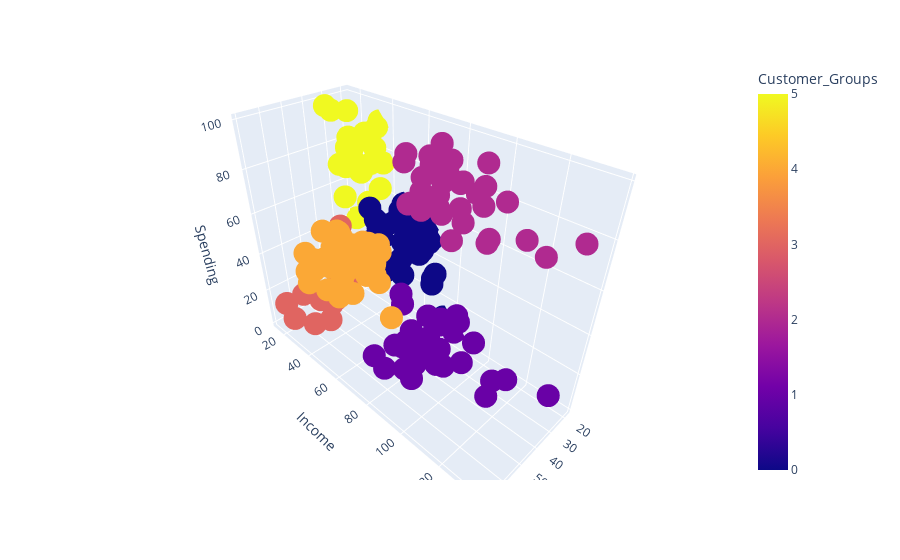

Write notebook code for a chart like this one.
### Code cell
import plotly.express as ex
fig = ex.scatter_3d(X,x='Age',y='Income',z='Spending',color='Customer_Groups')
fig.show()

### Figure 1 — Plotly figure (JSON) as saved in the notebook; plotly's stock layout.template omitted (floating-point values rounded to 4 significant figures; data arrays with more than 128 entries replaced by an {"elided": "..."} marker saying what was removed)
{"data": [{"hovertemplate": "Age=%{x}<br>Income=%{y}<br>Spending=%{z}<br>Customer_Groups=%{marker.color}<extra></extra>", "legendgroup": "", "marker": {"color": {"elided": "200 int values"}, "coloraxis": "coloraxis", "symbol": "circle"}, "mode": "markers", "name": "", "scene": "scene", "showlegend": false, "type": "scatter3d", "x": {"elided": "200 int values"}, "y": {"elided": "200 int values"}, "z": {"elided": "200 int values"}}], "layout": {"coloraxis": {"colorbar": {"title": {"text": "Customer_Groups"}}, "colorscale": [[0, "#0d0887"], [0.1111, "#46039f"], [0.2222, "#7201a8"], [0.3333, "#9c179e"], [0.4444, "#bd3786"], [0.5556, "#d8576b"], [0.6667, "#ed7953"], [0.7778, "#fb9f3a"], [0.8889, "#fdca26"], [1, "#f0f921"]]}, "legend": {"tracegroupgap": 0}, "margin": {"t": 60}, "scene": {"domain": {"x": [0, 1], "y": [0, 1]}, "xaxis": {"title": {"text": "Age"}}, "yaxis": {"title": {"text": "Income"}}, "zaxis": {"title": {"text": "Spending"}}}}}
